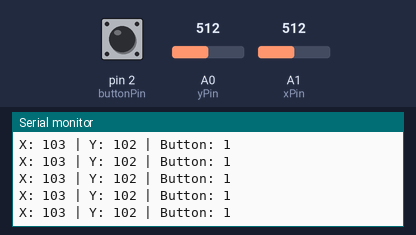
Recording of a sketch running on a simulated Arduino Uno, built with avr-gcc and run on an emulated ATmega328P. On the bench: the last lines printed to the serial monitor. The inputs (shaded band) are chosen by the test bench; at power-on: A0 (yPin) = 512, A1 (xPin) = 512, pin 2 (buttonPin) HIGH.

Above: at 1.2 s.
1.3 s: A0 (yPin) set to 0
At 1.62 s:
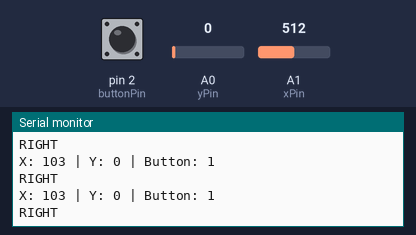
3.0 s: A1 (xPin) set to 0
At 3.33 s:
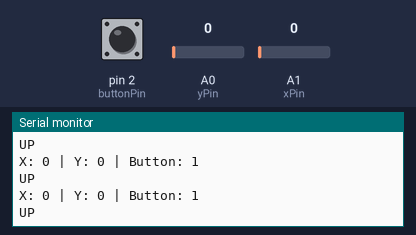
4.7 s: A0 (yPin) set to 122
At 4.74 s:
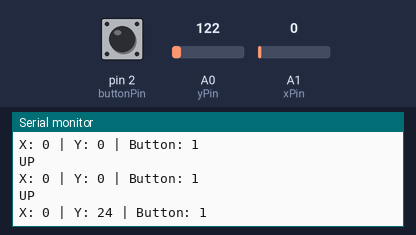
7.7 s: A1 (xPin) set to 1023
At 7.86 s:
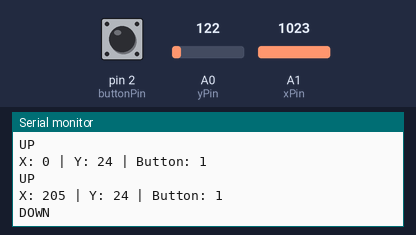
9.4 s: pin 2 (buttonPin) pulled LOW for 0.15 s
At 9.48 s:
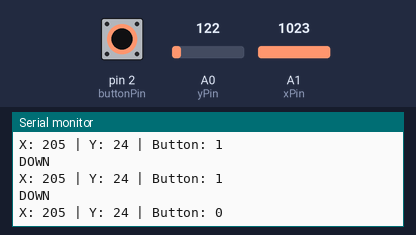
Timing chart, 0 to 12.0 s (numbered marks = the images above; inputs shaded):
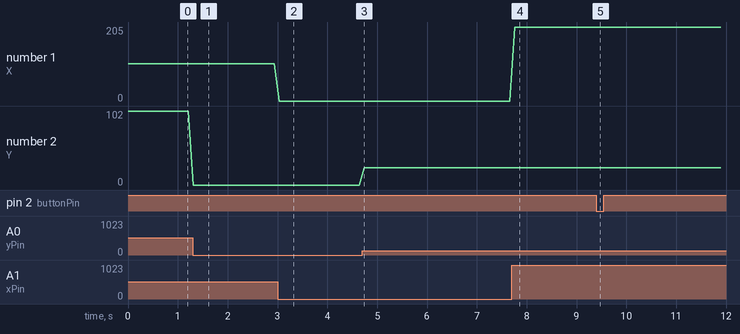

The sketch:

joystickDemo.ino
```cpp
int xPin = A1;
int yPin = A0;
int buttonPin = 2;

int xPosition = 0;
int yPosition = 0;
int buttonState = 0;

void setup() {
  // initialize serial communications at 9600 bps:
  Serial.begin(9600);

  pinMode(xPin, INPUT);
  pinMode(yPin, INPUT);

  //activate pull-up resistor on the push-button pin
  pinMode(buttonPin, INPUT_PULLUP);

  // For versions prior to Arduino 1.0.1
  // pinMode(buttonPin, INPUT);
  // digitalWrite(buttonPin, HIGH);

}

void loop() {
  xPosition = analogRead(xPin);
  yPosition = analogRead(yPin);
  buttonState = digitalRead(buttonPin);
  int xStab = (xPosition + 4)/ 5;
  int yStab = (yPosition + 2)/ 5;
  Serial.print("X: ");
  Serial.print(xStab);
  Serial.print(" | Y: ");
  Serial.print(yStab);
  Serial.print(" | Button: ");
  Serial.println(buttonState);

  delay(100); // add some delay between reads

  if (xStab == 0){
     Serial.println("UP");
    } else if (xStab == 205) {
     Serial.println("DOWN");
    } else if (yStab == 0){
     Serial.println("RIGHT");
    } else if (yStab == 205) {
     Serial.println("LEFT");
    }

}
```

Measured:
- after the input at 1.3 s, the serial monitor: prints a new line at once (image 1)
- after the input at 3.0 s, the serial monitor: prints a new line at once (image 2)
- after the input at 4.7 s, the serial monitor: prints a new line at once (image 3)
- after the input at 7.7 s, the serial monitor: prints a new line after 0.06 s (image 4)
- after the input at 9.4 s, the serial monitor: prints a new line after 0.08 s (image 5)
- plotted number 1: 0 → 205 after the input at 7.7 s
- plotted number 2: 102 → 0 after the input at 1.3 s, 0 → 24 after the input at 4.7 s
